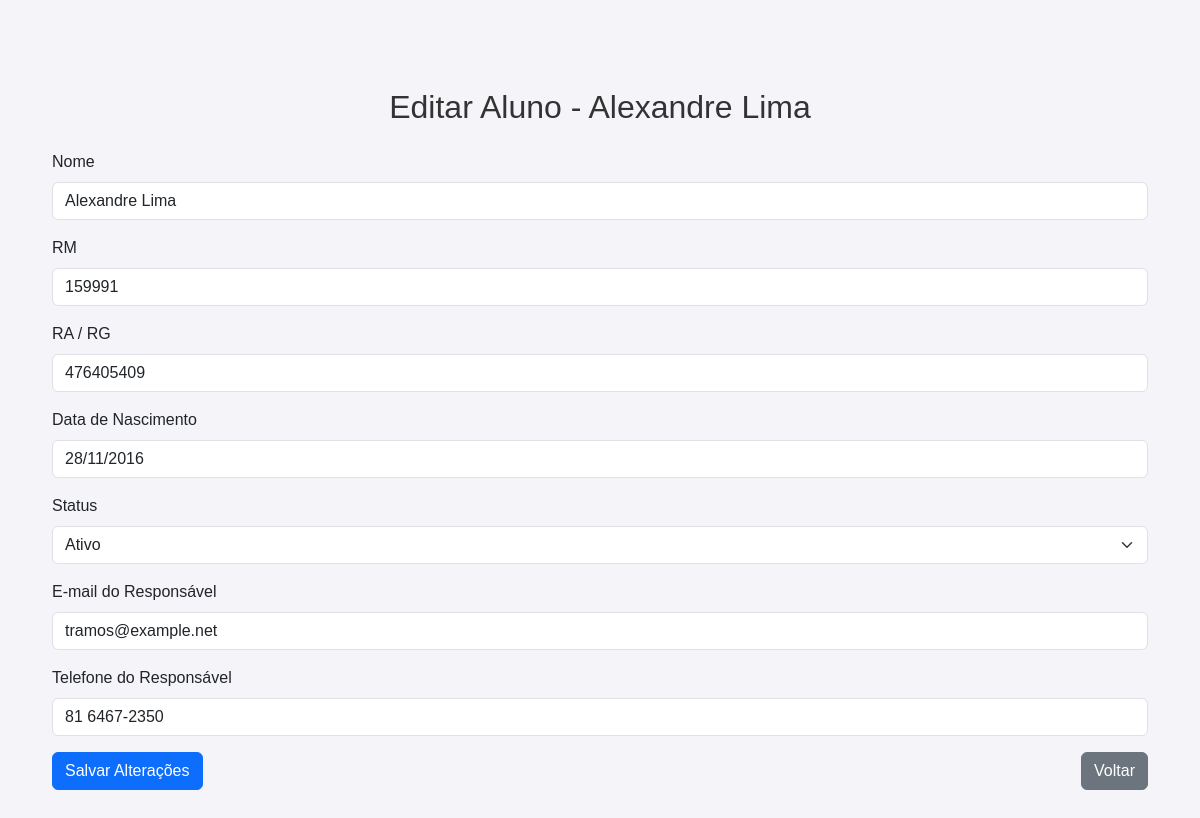
The app's page /secretaria/editar_aluno/54/ with its own data.
### core/models.py (models this page shows, shortened)
class Aluno(models.Model):
    user = models.OneToOneField(User, on_delete=models.CASCADE, related_name='aluno_profile')
    nome = models.CharField(max_length=100)
    rm = models.CharField(max_length=20, unique=True)  # Registro de matrícula único
    ra_rg = models.CharField(max_length=20, blank=True, null=True)  # RA ou RG (opcional)
    data_nascimento = models.DateField()  # Data de nascimento do aluno
    status = models.CharField(
        max_length=11,
        choices=[('ativo', 'Ativo'), ('transferido', 'Transferido'), ('suplente', 'Suplente')],
        default='ativo'
    )
    email_responsavel = models.EmailField(max_length=100, blank=True, null=True)
    telefone_responsavel = models.CharField(max_length=15, blank=True, null=True)

### core/views.py (the view)
# urls.py: path('secretaria/editar_aluno/<int:aluno_id>/', views.editar_aluno, name='editar_aluno'),
def editar_aluno(request, aluno_id):
    aluno = Aluno.objects.get(id=aluno_id)
    if request.method == 'POST':
        form = AlunoForm(request.POST, instance=aluno)
        if form.is_valid():
            form.save()
            return redirect('gerenciar_alunos')
    else:
        form = AlunoForm(instance=aluno)
    return render(request, 'core/editar_aluno.html', {'form': form, 'aluno': aluno})

### core/forms.py
class AlunoForm(forms.ModelForm):
    data_nascimento = forms.DateField(
        widget=forms.DateInput(format='%d/%m/%Y', attrs={'placeholder': 'dd/mm/yyyy'}),
        input_formats=['%d/%m/%Y', '%Y-%m-%d'],
    )
    email_responsavel = forms.EmailField(
        required=False,
        widget=forms.EmailInput(attrs={'placeholder': 'exemplo@dominio.com'})
    )
    telefone_responsavel = forms.CharField(
        required=False,
        widget=forms.TextInput(attrs={'placeholder': '(xx) xxxx-xxxx'})
    )
    class Meta:
        model = Aluno
        exclude = ['user']  # Exclui o campo user do formulário

### core/templates/core/editar_aluno.html (shortened to what this page needs)
{% load static %}
{% load widget_tweaks %}
<!DOCTYPE html>
<html lang="pt-BR">
<head>
    <link href="https://cdn.jsdelivr.net/npm/bootstrap@5.3.0/dist/css/bootstrap.min.css" rel="stylesheet">
    <link rel="stylesheet" href="{% static 'css/estilos.css' %}">
</head>
<body>
    <div class="container mt-5">
        <h1 class="text-center mb-4">Editar Aluno - {{ aluno.nome }}</h1>
        <form method="post" class="needs-validation" novalidate>
            <div class="mb-3">
                <label for="id_nome" class="form-label">Nome</label>
                {{ form.nome|add_class:"form-control" }}
            </div>
            <div class="mb-3">
                <label for="id_rm" class="form-label">RM</label>
                {{ form.rm|add_class:"form-control" }}
            </div>
            <div class="mb-3">
                <label for="id_ra_rg" class="form-label">RA / RG</label>
                {{ form.ra_rg|add_class:"form-control" }}
            </div>
            <div class="mb-3">
                <label for="id_data_nascimento" class="form-label">Data de Nascimento</label>
                {{ form.data_nascimento|add_class:"form-control" }}
            </div>
            <div class="mb-3">
                <label for="id_status" class="form-label">Status</label>
                {{ form.status|add_class:"form-select" }}
            </div>
            <div class="mb-3">
                <label for="id_email_responsavel" class="form-label">E-mail do Responsável</label>
                {{ form.email_responsavel|add_class:"form-control" }}
            </div>
            <div class="mb-3">
                <label for="id_telefone_responsavel" class="form-label">Telefone do Responsável</label>
                {{ form.telefone_responsavel|add_class:"form-control" }}
            </div>
            <div class="d-flex justify-content-between mt-3">
                <button type="submit" class="btn btn-primary">Salvar Alterações</button>
                <a href="{% url 'gerenciar_alunos' %}" class="btn btn-secondary">Voltar</a>
            </div>
        </form>
    </div>
</body>
</html>

### static/css/estilos.css (style rules this page uses)
body { font-family: 'Arial', sans-serif; background-color: #f4f4f9; margin: 20px; padding: 20px; }
h1 { color: #333; text-align: center; margin-top: 20px; font-size: 2em; }

### records on screen
Aluno: nome "Alexandre Lima", rm "159991", ra_rg "476405409", data_nascimento "28/11/2016", status "Ativo", email_responsavel "tramos@example.net", telefone_responsavel "81 6467-2350"
